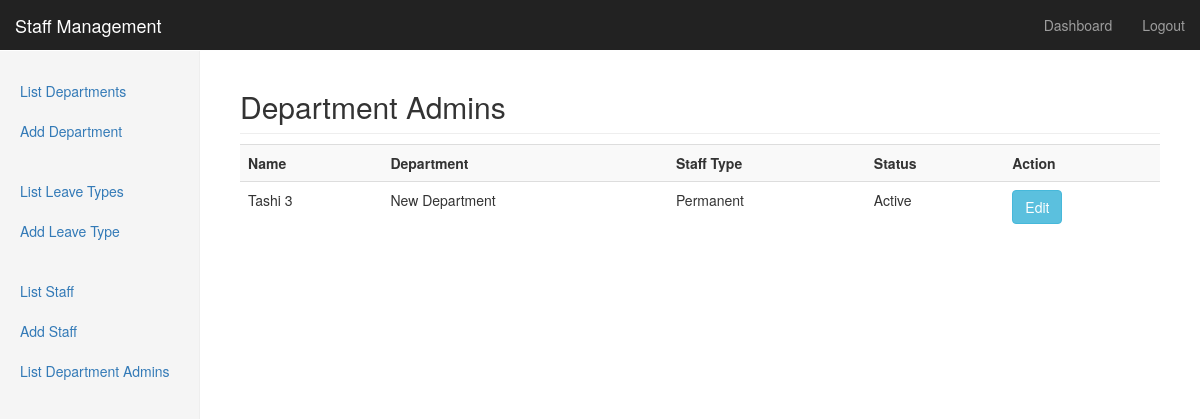
Screenshot of /list_department_admins.php (signed in) with the database file from the repository.
### tables this page shows
CREATE TABLE IF NOT EXISTS `users` (
  `id` int(8) NOT NULL AUTO_INCREMENT,
  `name` varchar(64) NOT NULL,
  `department_id` int(8) NOT NULL,
  `username` varchar(128) NOT NULL,
  `password` varchar(40) NOT NULL,
  `salt` varchar(50) DEFAULT NULL,
  `hash` varchar(50) DEFAULT NULL,
  `type` int(11) DEFAULT NULL COMMENT '1 => Admin, 2 => Department Admin, 3 => Staff',
  `staff_type` int(2) NOT NULL DEFAULT '1' COMMENT '1 => Permanent, 2 => Contractual',
  `created` int(32) NOT NULL,
  `status` int(2) DEFAULT '1' COMMENT '1 => Active, 2 => Inactive',
  `gender` int(2) NOT NULL COMMENT '1 is male and 2 is female',
  `dob` varchar(20) NOT NULL,
  `doj` varchar(20) NOT NULL,
  `description` text NOT NULL,
  PRIMARY KEY (`id`)
);

### classes/class.db.php (called while the page is built, shortened)
<?php
class database {
    private $resource;
    private $num_rows = null;
    private $valid_resource = false;
    function __construct() {
	return $this;
    }
    function select($table = '', $conditions = '', $count = false) {
	$return = array();
	if (trim($table) != '') {
	    if (trim($conditions) == '') {
		$conditions = ' 1 = 1';
	    }
	    if ($count) {
		$sql = "SELECT count(*) as count_rows FROM $table WHERE $conditions;";
	    } else {
		$sql = "SELECT * FROM $table WHERE $conditions;";
	    }
	    $this->query($sql);
	    if ($this->valid_resource && ($this->num_rows > 0)) {
		return true;
	    } else {
		return false;
	    }
	} else {
	    return false;
	}
	return $return;
    }
    private function query($sql = '', $type = 'select') {
	if (trim($sql) != '') {
	    $this->resource = mysql_query($sql);
	    $this->valid_resource = true;
	} else {
	    return false;
	}
    }
    function get_results() {
	$result = array();
	while ($row = mysql_fetch_array($this->resource)) {
	    $result[] = $row;
	}
	return $result;
    }
    function set_number_of_results() {
	$this->num_rows = mysql_num_rows($this->resource);
    }
}

### classes/class.user.php (called while the page is built, shortened)
<?php
class user {
    public $db;
    private $table = 'users';
    function __construct($db) {
	$this->db = $db;
    }
    function get_department_admins() {
	return $this->get_users(2);
    }
    private function get_users($type = 3, $conditions = '', $count = false) {
	if (trim($conditions) == '') {
	    $conditions = "type=$type";
	}
	if ($this->db->select($this->table, $conditions, $count)) {
	    return $this->db->get_results();
	} else {
	    return false;
	}
    }
    function get_staff_types() {
	return array(1 => 'Permanent', 2 => 'Contractual');
    }
    function get_staff_status() {
	return array(1 => 'Active', 2 => 'Inactive');
    }
}

### classes/class.department.php (called while the page is built, shortened)
<?php
class department {
    public $db;
    public $table = 'departments';
    function __construct($db) {
	$this->db = $db;
    }
    function get_departments() {
	if ($this->db->select($this->table)) {
	    return $this->db->get_results();
	} else {
	    return false;
	}
    }
    function get_departments_list() {
	$_departments = $this->get_departments();
	if (is_array($_departments) && count($_departments)) {
	    $departments = array();
	    foreach ($_departments as $_department) {
		$departments[$_department['id']] = $_department['name'];
	    }
	    return $departments;
	} else {
	    return false;
	}
    }
}

### list_department_admins.php (the view, shortened to what this page needs)
<?php
require_once 'classes/class.db.php';
require_once 'classes/class.user.php';
require_once 'classes/class.department.php';
$db = new database;
$user = new user($db);
$dept = new department($db);
$staff = $user->get_department_admins();
$departments = $dept->get_departments_list();
$staff_type = $user->get_staff_types();
$status = $user->get_staff_status();
?>
<!DOCTYPE html>
<html lang="en">
    <head>
        <link href="css/bootstrap.min.css" rel="stylesheet">
        <link href="css/dashboard.css" rel="stylesheet">
    </head>
    <body>
        <?php
        include_once 'nav.php';
        ?>
        <div class="container-fluid">
            <div class="row">
                <?php
                include_once 'sidebar.php';
                ?>
                <div class="col-sm-9 col-sm-offset-3 col-md-10 col-md-offset-2 main">
                    <h2 class="sub-header">Department Admins</h2>
                    <div class="table-responsive">
                        <table class="table table-striped">
                            <tr>
                                <th>Name</th>
                                <th>Department</th>
                                <th>Staff Type</th>
                                <th>Status</th>
                                <th>Action</th>
                            </tr>
                            <?php
                            if (is_array($staff) && count($staff)) {
                                foreach ($staff as $_staff) {
                                    echo "<tr>";
					echo "<td>{$_staff['name']}</td>";
					echo "<td>{$departments[$_staff['department_id']]}</td>";
					echo "<td>{$staff_type[$_staff['staff_type']]}</td>";
					echo "<td>{$status[$_staff['status']]}</td>";
					echo "<td><a class='btn btn-info' href='index.php?action=edit_staff&id={$_staff['id']}'> Edit</a></td>";
                                    echo "</tr>";
                                }
                            } else {
                                ?>
                                <tr><td colspan="4">No Department Admin found</td></tr>
                                <?php
                            }
                            ?>
                        </table>
                    </div>
                </div>
            </div>
        </div>
    </body>
</html>

### css/dashboard.css (style rules this page uses)
body { padding-top: 50px; }
.sub-header { padding-bottom: 10px; border-bottom: 1px solid #eee; }
.main { padding: 20px; }
@media (min-width: 768px) { .main { padding-right: 40px; padding-left: 40px; } }

### rows the page displays
users: name "Tashi 3", department "New Department", staff_type "Permanent", status "Active"
